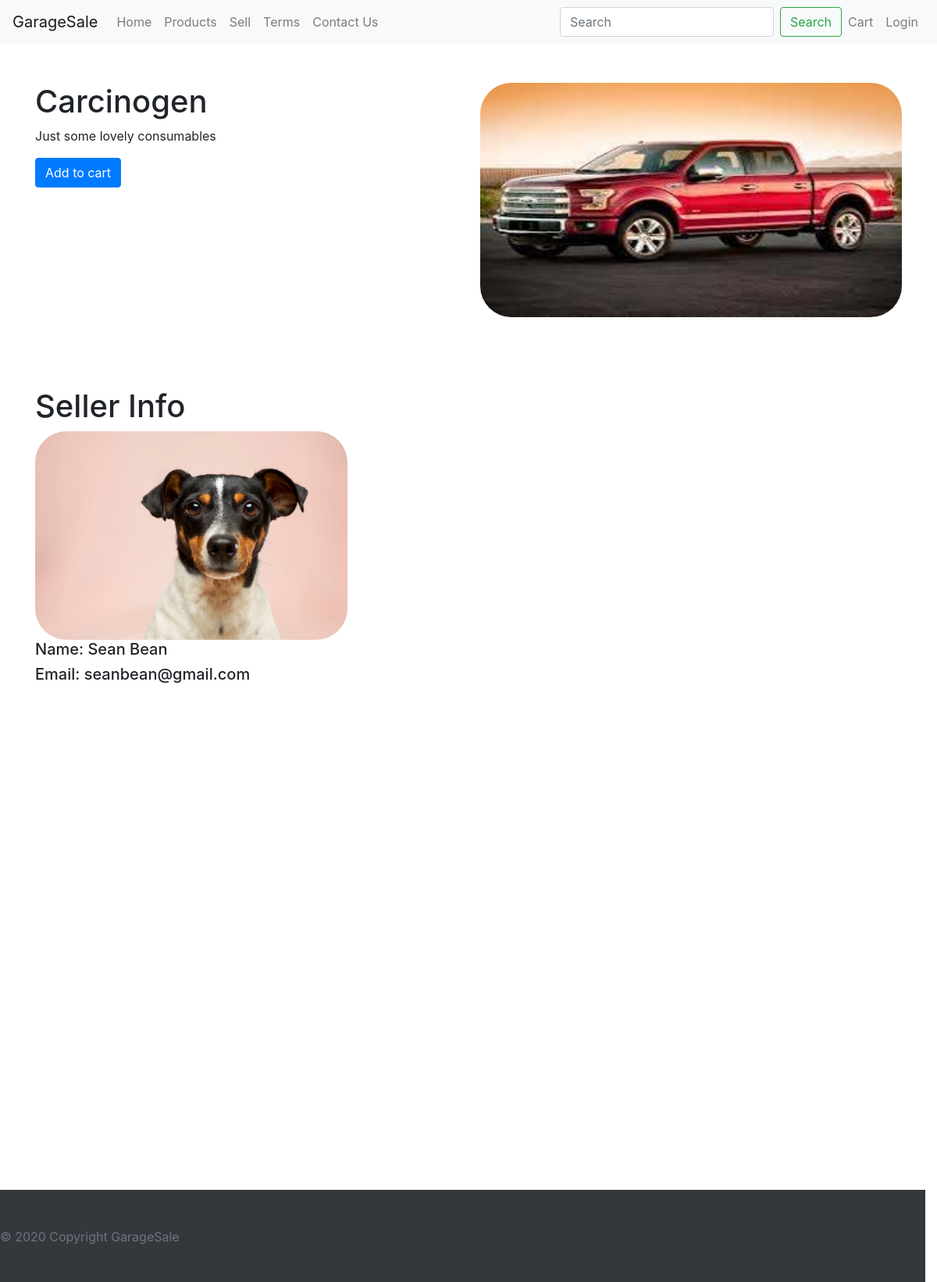
The app's page /products/3 with its own data.
### tables this page shows
CREATE TABLE "Products"
(
	id INTEGER
		primary key autoincrement,
	name TEXT not null,
	price REAL not null,
	description TEXT,
	tags TEXT,
	image_file TEXT,
	condition TEXT,
	user int
		constraint Products_Users_uid_fk
			references Users
);

CREATE TABLE "Users"
(
	email Text,
	hash Text,
	uid INTEGER
		constraint Users_pk
			primary key autoincrement,
	fname TEXT,
	lname TEXT,
	profileExt text
);

### garage_sale/routes.py (the view)
@app.route('/products/<int:product_id>')
def product(product_id):
    conn = database()  #
    c = conn.cursor()
    result = c.execute('''
        SELECT id, name, description, price, tags, image_file, condition, user, U.fname, U.lname, U.email, U.profileExt FROM Products
        JOIN Users U ON Products.user = U.uid
        WHERE id=?;
    ''', (product_id,)).fetchall()
    if len(result) == 0:
        return render_template("products.j2")
    for row in result:
        id = row[0]
        name = row[1]
        description = row[2]
        price = row[3]
        tags = row[4].split(', ')
        image_file = row[5]
        condition = row[6]
        user = row[7]
        sfName = row[8]
        slName = row[9]
        sEmail = row[10]
        sExt = row[11]
        sellerName = sfName + " " + slName
        return render_template("product.j2", user=getUser(), id=id, name=name, description=description, price=price, tags=tags,
                               image_file=image_file, condition=condition, userID=user, sName=sellerName, sEmail=sEmail,
                               sPath=sEmail + sExt)

### garage_sale/__init__.py (called while the page is built)
def make_g(function):
    @wraps(function)
    def wrapper():
        value = getattr(g, function.__name__, None)
        if value is None:
            value = function()
            setattr(g, function.__name__, value)
        return value
    return wrapper

### garage_sale/database.py (called while the page is built)
@make_g
def database():
    return sqlite3.connect(DATABASE)

@app.teardown_appcontext
def close_connection(exception):
    db = database()
    if db is not None:
        db.close()

### garage_sale/routes.py (called while the page is built)
def getUser():
    uid = session.get("uid", None)
    exp = session.get("expires", None)
    if uid is None or exp is None or exp > (datetime.now() + timedelta(hours=1)):
        return None
    db = database()
    usr = db.cursor().execute('''
        SELECT fname, lname, email FROM users WHERE uid=?
    ''', (uid,)).fetchone()
    return usr

### garage_sale/templates/product.j2 (shortened to what this page needs)
{% extends "base/base.j2" %}
{% import "base/macros.j2" as macro %}
{% block styles %}
    {{ macro.css_stylesheet(url_for('static', filename='styles/product.css')) }}
{% endblock %}
{% block content %}
    <body>
    <div class="itemContainer closesCart container">
        <div class="row justify-content-md-center">
            <div id="left" class="col-lg">
                <h1 id="productName">{{ name }}</h1>
                <p id="productDescription">{{ description }}</p>
                {% if user == None %}
                    <button onclick="addProductToCart('{{ name }}', {{ price }}, '{{ description }}')" type="button"
                            class="addToCartButton btn btn-primary">Add to cart
                    </button>
                {% endif %}
            </div>
            <div id="right" class="col-lg h-100">
                <img class="productImage"
                     src="{{ url_for('static', filename='images/products/' + image_file) if image_file else url_for('static', filename='images/product_image_not_available.png') }}">
            </div>
        </div>
    </div>
    <div class="sellerContainer closesCart container">
        <h1>Seller Info</h1>
        <div class="sellerProfileContainer">
            <img class="sellerImage" src="{{ url_for('static', filename='images/users/' + sPath) }}">
        </div>
        <h5>Name: {{ sName }}</h5>
        <h5>Email: {{ sEmail }}</h5>
    </div>
    </body>
{% endblock %}

### garage_sale/static/styles/product.css (style rules this page uses)
.itemContainer { padding: 50px; }
.productImage { width: 100%; height: 300px; border-radius: 40px; }
.sellerContainer { padding-top: 40px; padding-bottom: 200px; }
.sellerImage { width: 400px; border-radius: 40px; }

### garage_sale/static/styles/base.css (style rules this page uses)
html { position: relative; min-height: 100%; }

### records on screen
Products: name "Carcinogen", description "Just some lovely consumables", image_file (picture)
Users: email "seanbean@gmail.com"

### other values on screen
{{ sName }} "Sean Bean"
